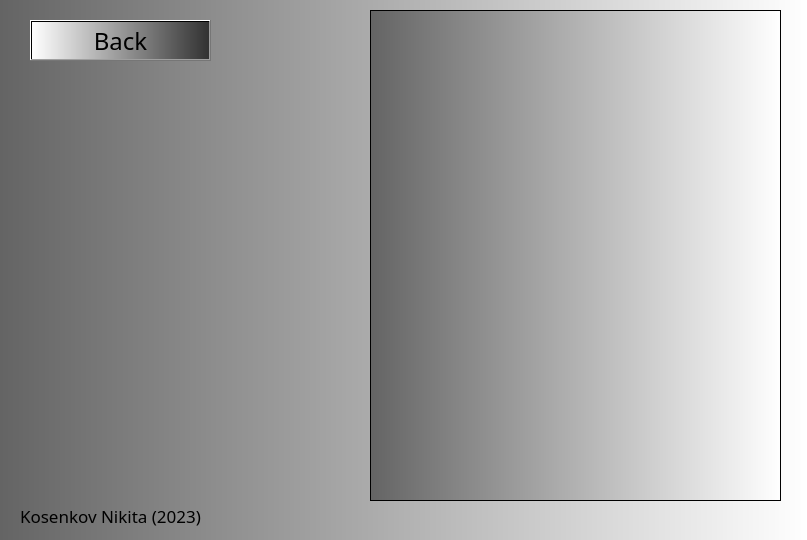
<?xml version="1.0" encoding="UTF-8"?>
<ui version="4.0">
 <class>Form</class>
 <widget class="QWidget" name="Form">
  <property name="geometry">
   <rect>
    <x>0</x>
    <y>0</y>
    <width>807</width>
    <height>540</height>
   </rect>
  </property>
  <property name="font">
   <font>
    <family>Old English Text MT</family>
   </font>
  </property>
  <property name="windowTitle">
   <string>Form</string>
  </property>
  <property name="styleSheet">
   <string notr="true">background-color: qlineargradient(spread:pad, x1:0, y1:0, x2:1, y2:0, stop:0 rgba(100, 100, 100, 255), stop:1 rgba(255, 255, 255, 255))</string>
  </property>
  <widget class="QPushButton" name="BackButton">
   <property name="geometry">
    <rect>
     <x>30</x>
     <y>20</y>
     <width>181</width>
     <height>41</height>
    </rect>
   </property>
   <property name="font">
    <font>
     <family>Old English Text MT</family>
     <pointsize>18</pointsize>
    </font>
   </property>
   <property name="cursor">
    <cursorShape>ArrowCursor</cursorShape>
   </property>
   <property name="styleSheet">
    <string notr="true">background-color: qlineargradient(spread:pad, x1:0, y1:0, x2:1, y2:0, stop:0 rgba(255, 255, 255, 255), stop:1 rgba(50, 50, 50, 255))</string>
   </property>
   <property name="text">
    <string>Back</string>
   </property>
  </widget>
  <widget class="QPlainTextEdit" name="plainTextEdit">
   <property name="geometry">
    <rect>
     <x>370</x>
     <y>10</y>
     <width>411</width>
     <height>491</height>
    </rect>
   </property>
   <property name="font">
    <font>
     <family>Palatino Linotype</family>
     <pointsize>16</pointsize>
    </font>
   </property>
   <property name="readOnly">
    <bool>true</bool>
   </property>
   <property name="plainText">
    <string/>
   </property>
  </widget>
  <widget class="QLabel" name="label">
   <property name="geometry">
    <rect>
     <x>20</x>
     <y>500</y>
     <width>311</width>
     <height>31</height>
    </rect>
   </property>
   <property name="font">
    <font>
     <family>OCR A Extended</family>
     <pointsize>13</pointsize>
    </font>
   </property>
   <property name="styleSheet">
    <string notr="true">background-color: None</string>
   </property>
   <property name="text">
    <string>Kosenkov Nikita (2023)</string>
   </property>
  </widget>
 </widget>
 <resources/>
 <connections/>
</ui>
